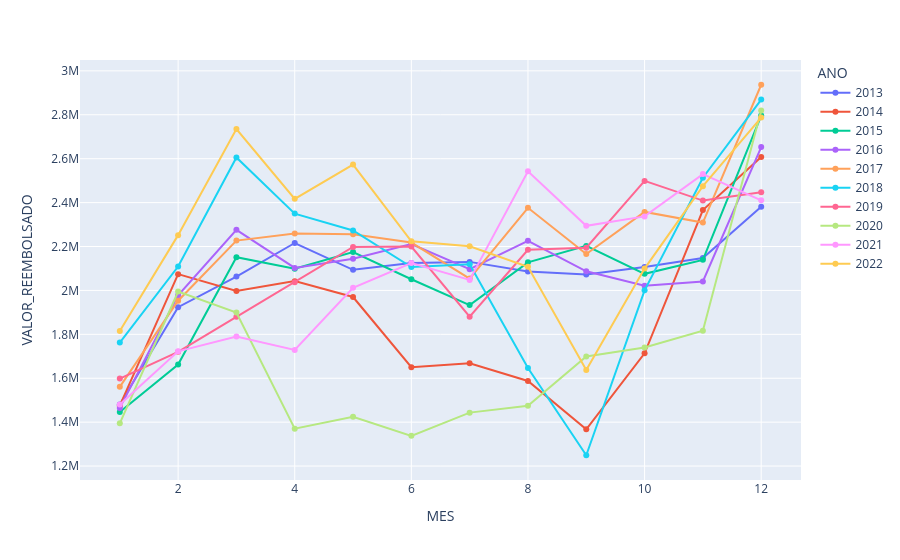

Notebook code for this chart:
### Markdown cell above
# Despesas mensais por ano

O gráfico de linhas por ano mostra que março apresenta maior gasto nos anos eleitorais, possivelmente ligado a campanhas e movimentações políticas.  
Já setembro tende a apresentar os menores valores, quando se aproximam as eleições.

### Code cell
fig7 = px.line(despesa_mes_ano, x='MES', y='VALOR_REEMBOLSADO', color='ANO', markers=True)
fig7.show()

### Figure 1 — Plotly figure (JSON) as saved in the notebook; plotly's stock layout.template omitted (floating-point values rounded to 4 significant figures)
{"data": [{"hovertemplate": "ANO=2013<br>MES=%{x}<br>VALOR_REEMBOLSADO=%{y}<extra></extra>", "legendgroup": "2013", "line": {"color": "#636efa", "dash": "solid"}, "marker": {"symbol": "circle"}, "mode": "lines+markers", "name": "2013", "orientation": "v", "showlegend": true, "type": "scatter", "x": [1, 2, 3, 4, 5, 6, 7, 8, 9, 10, 11, 12], "xaxis": "x", "y": [1480791, 1923440, 2063137, 2216002, 2093750, 2124394, 2129996, 2085751, 2072084, 2106615, 2147333, 2381534], "yaxis": "y"}, {"hovertemplate": "ANO=2014<br>MES=%{x}<br>VALOR_REEMBOLSADO=%{y}<extra></extra>", "legendgroup": "2014", "line": {"color": "#EF553B", "dash": "solid"}, "marker": {"symbol": "circle"}, "mode": "lines+markers", "name": "2014", "orientation": "v", "showlegend": true, "type": "scatter", "x": [1, 2, 3, 4, 5, 6, 7, 8, 9, 10, 11, 12], "xaxis": "x", "y": [1475224, 2074178, 1997448, 2042323, 1970097, 1650108, 1667902, 1587532, 1367360, 1713372, 2366020, 2607824], "yaxis": "y"}, {"hovertemplate": "ANO=2015<br>MES=%{x}<br>VALOR_REEMBOLSADO=%{y}<extra></extra>", "legendgroup": "2015", "line": {"color": "#00cc96", "dash": "solid"}, "marker": {"symbol": "circle"}, "mode": "lines+markers", "name": "2015", "orientation": "v", "showlegend": true, "type": "scatter", "x": [1, 2, 3, 4, 5, 6, 7, 8, 9, 10, 11, 12], "xaxis": "x", "y": [1445822, 1662681, 2151513, 2098678, 2174645, 2050800, 1933289, 2127935, 2202797, 2075630, 2139239, 2796283], "yaxis": "y"}, {"hovertemplate": "ANO=2016<br>MES=%{x}<br>VALOR_REEMBOLSADO=%{y}<extra></extra>", "legendgroup": "2016", "line": {"color": "#ab63fa", "dash": "solid"}, "marker": {"symbol": "circle"}, "mode": "lines+markers", "name": "2016", "orientation": "v", "showlegend": true, "type": "scatter", "x": [1, 2, 3, 4, 5, 6, 7, 8, 9, 10, 11, 12], "xaxis": "x", "y": [1465053, 1978217, 2275994, 2102379, 2144163, 2211149, 2096954, 2226048, 2087251, 2021035, 2040739, 2652971], "yaxis": "y"}, {"hovertemplate": "ANO=2017<br>MES=%{x}<br>VALOR_REEMBOLSADO=%{y}<extra></extra>", "legendgroup": "2017", "line": {"color": "#FFA15A", "dash": "solid"}, "marker": {"symbol": "circle"}, "mode": "lines+markers", "name": "2017", "orientation": "v", "showlegend": true, "type": "scatter", "x": [1, 2, 3, 4, 5, 6, 7, 8, 9, 10, 11, 12], "xaxis": "x", "y": [1560950, 1953079, 2227005, 2258979, 2255582, 2218084, 2053953, 2376442, 2165444, 2357533, 2309031, 2936752], "yaxis": "y"}, {"hovertemplate": "ANO=2018<br>MES=%{x}<br>VALOR_REEMBOLSADO=%{y}<extra></extra>", "legendgroup": "2018", "line": {"color": "#19d3f3", "dash": "solid"}, "marker": {"symbol": "circle"}, "mode": "lines+markers", "name": "2018", "orientation": "v", "showlegend": true, "type": "scatter", "x": [1, 2, 3, 4, 5, 6, 7, 8, 9, 10, 11, 12], "xaxis": "x", "y": [1762415, 2108974, 2605619, 2349894, 2273119, 2106459, 2119496, 1646580, 1249302, 2000296, 2513361, 2869180], "yaxis": "y"}, {"hovertemplate": "ANO=2019<br>MES=%{x}<br>VALOR_REEMBOLSADO=%{y}<extra></extra>", "legendgroup": "2019", "line": {"color": "#FF6692", "dash": "solid"}, "marker": {"symbol": "circle"}, "mode": "lines+markers", "name": "2019", "orientation": "v", "showlegend": true, "type": "scatter", "x": [1, 2, 3, 4, 5, 6, 7, 8, 9, 10, 11, 12], "xaxis": "x", "y": [1598389, 1720293, 1879841, 2036964, 2197949, 2199537, 1880208, 2185251, 2194227, 2498802, 2409187, 2447587], "yaxis": "y"}, {"hovertemplate": "ANO=2020<br>MES=%{x}<br>VALOR_REEMBOLSADO=%{y}<extra></extra>", "legendgroup": "2020", "line": {"color": "#B6E880", "dash": "solid"}, "marker": {"symbol": "circle"}, "mode": "lines+markers", "name": "2020", "orientation": "v", "showlegend": true, "type": "scatter", "x": [1, 2, 3, 4, 5, 6, 7, 8, 9, 10, 11, 12], "xaxis": "x", "y": [1394867, 1995004, 1898897, 1370273, 1424952, 1337697, 1443425, 1474374, 1699203, 1740068, 1816168, 2819989], "yaxis": "y"}, {"hovertemplate": "ANO=2021<br>MES=%{x}<br>VALOR_REEMBOLSADO=%{y}<extra></extra>", "legendgroup": "2021", "line": {"color": "#FF97FF", "dash": "solid"}, "marker": {"symbol": "circle"}, "mode": "lines+markers", "name": "2021", "orientation": "v", "showlegend": true, "type": "scatter", "x": [1, 2, 3, 4, 5, 6, 7, 8, 9, 10, 11, 12], "xaxis": "x", "y": [1480043, 1722629, 1789766, 1729045, 2012278, 2124626, 2047952, 2542257, 2294229, 2337155, 2529827, 2410512], "yaxis": "y"}, {"hovertemplate": "ANO=2022<br>MES=%{x}<br>VALOR_REEMBOLSADO=%{y}<extra></extra>", "legendgroup": "2022", "line": {"color": "#FECB52", "dash": "solid"}, "marker": {"symbol": "circle"}, "mode": "lines+markers", "name": "2022", "orientation": "v", "showlegend": true, "type": "scatter", "x": [1, 2, 3, 4, 5, 6, 7, 8, 9, 10, 11, 12], "xaxis": "x", "y": [1814946, 2251776, 2735146, 2416976, 2573132, 2223460, 2201189, 2107864, 1637100, 2099630, 2474749, 2787342], "yaxis": "y"}], "layout": {"legend": {"title": {"text": "ANO"}, "tracegroupgap": 0}, "margin": {"t": 60}, "xaxis": {"anchor": "y", "domain": [0, 1], "title": {"text": "MES"}}, "yaxis": {"anchor": "x", "domain": [0, 1], "title": {"text": "VALOR_REEMBOLSADO"}}}}
